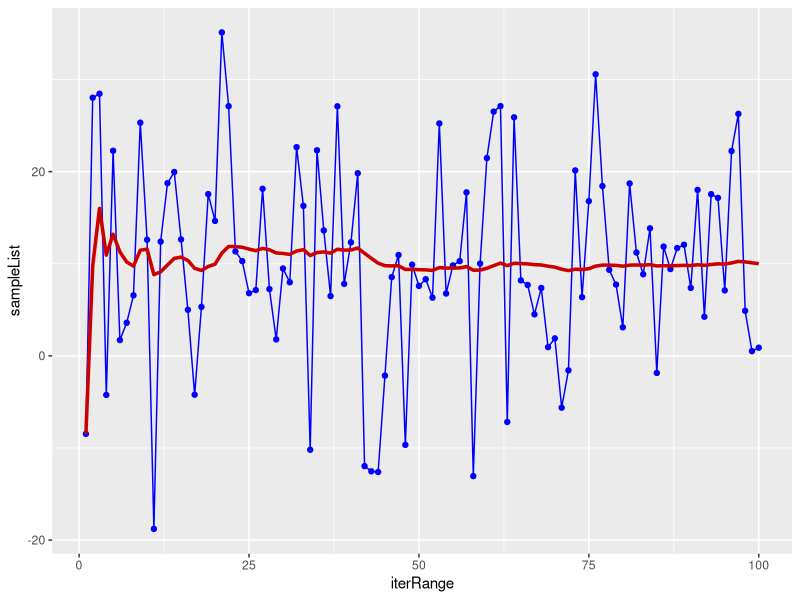
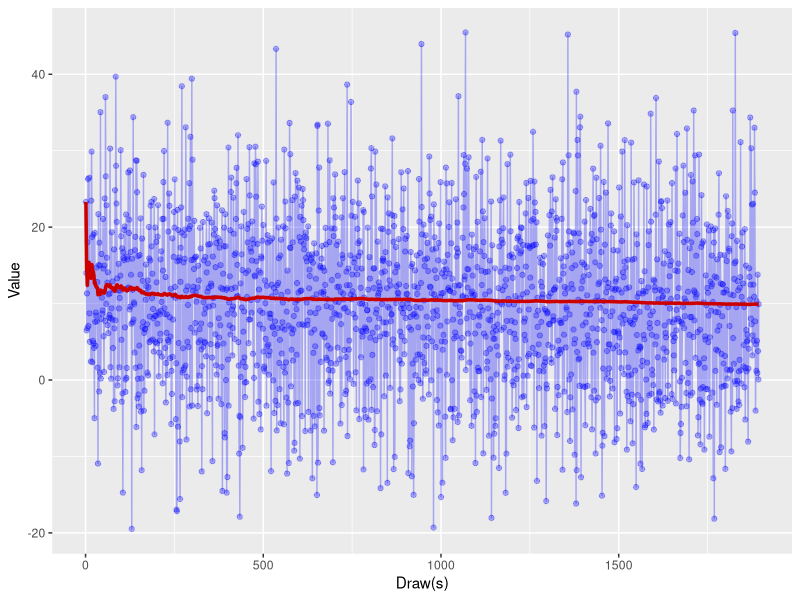
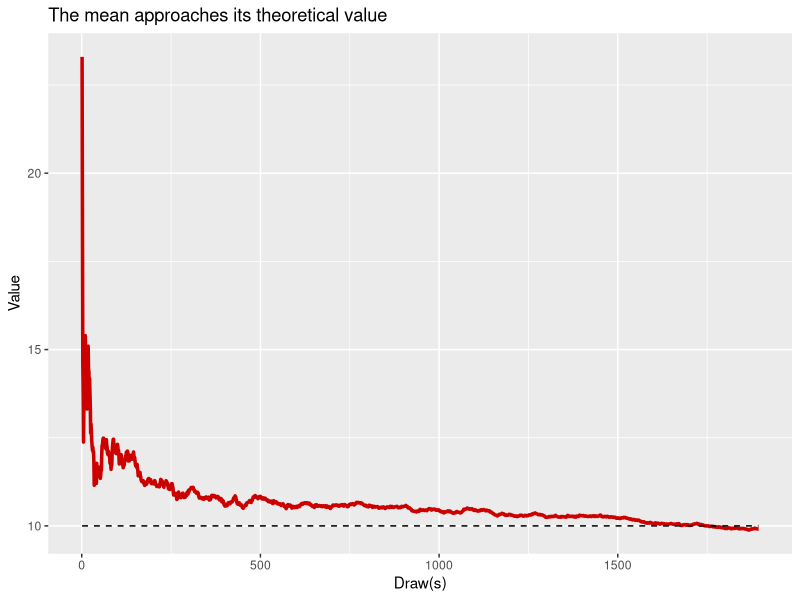
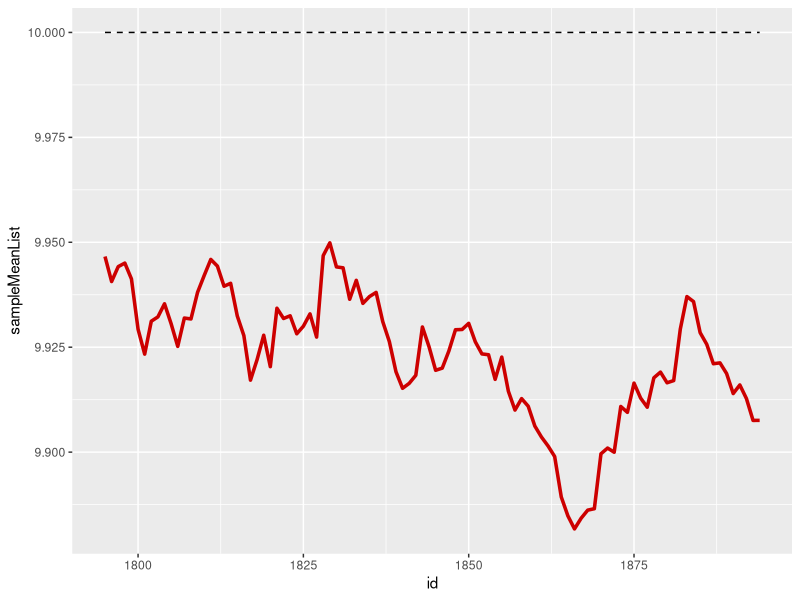
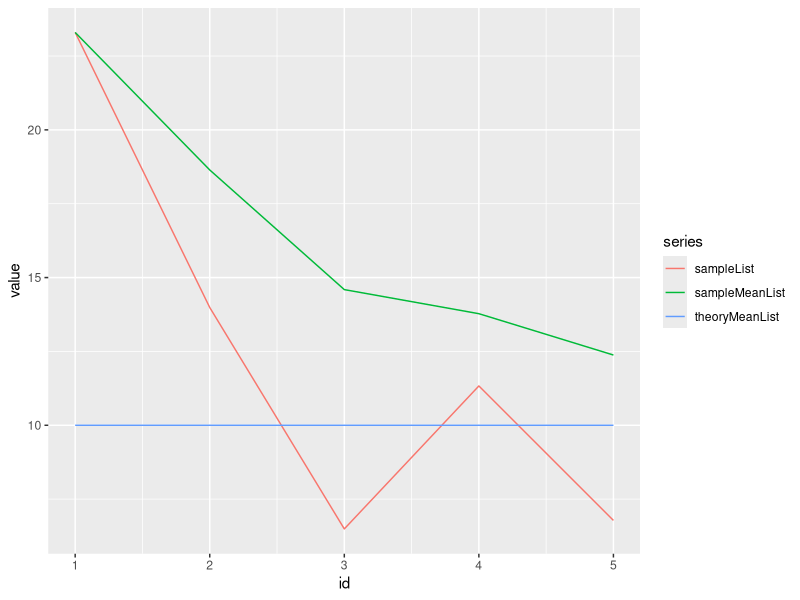
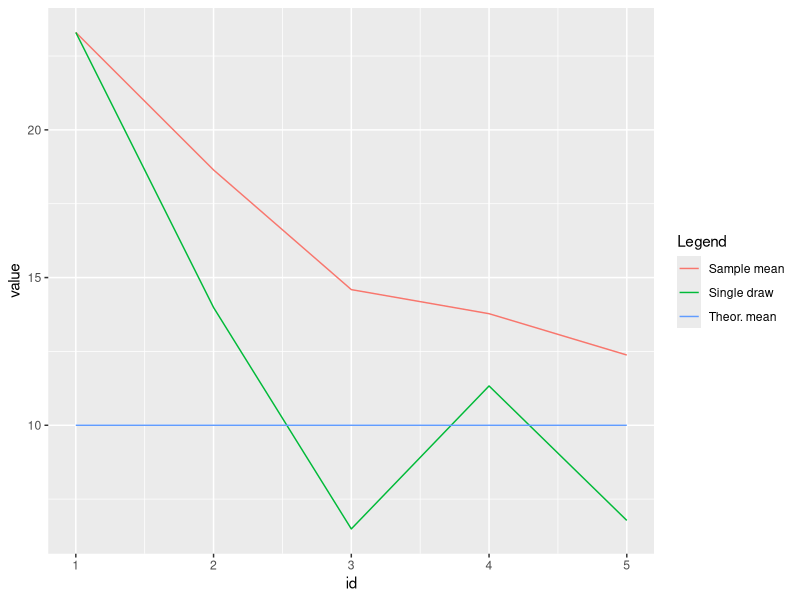
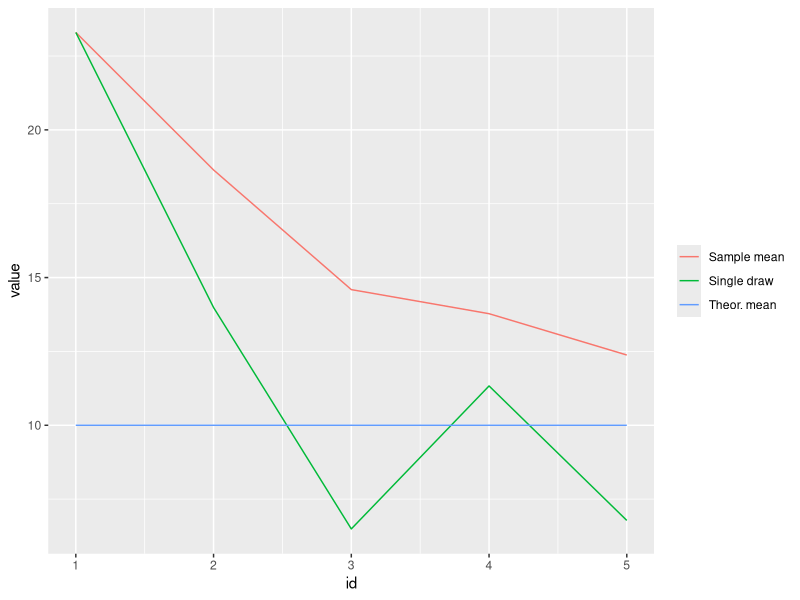
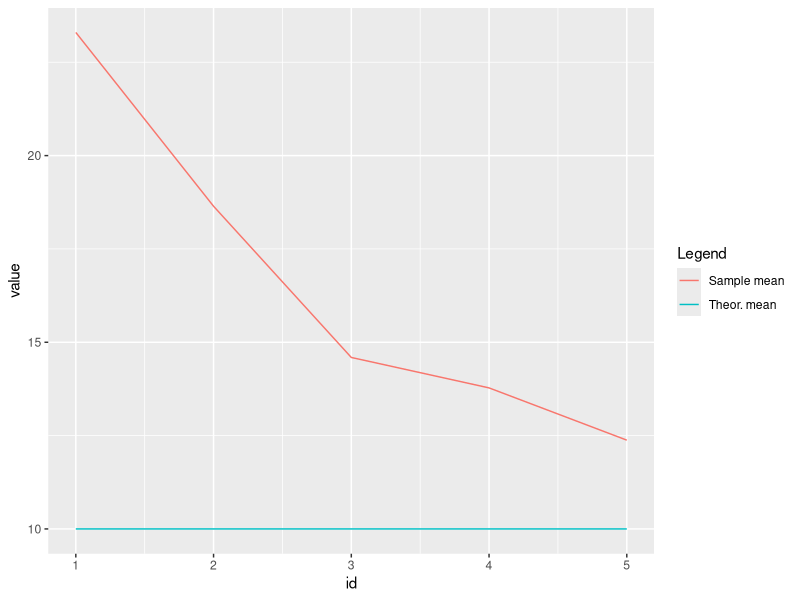

Write the R code that produced these figures, in order.

# Description -----------------------------------------------------

# Machine learning is based on repeating small "learning steps"
# over and over again. We will need a programming structure that
# allows us to do this in an efficient way.

# You have already seen the function sapply that does something similar. 
# But for machine learning, we often want a more transparent way to do 
# iterative steps. In fact we use "loops". 
# Specifically, "for-loops" and "while-loops". In this script, we
# consider how they work


# Header --------------------------------------------------------------

rm(list = ls())

library(tidyverse)


# A for-loop --------------------------------------------------------

# We want to check whether the mean of repeated simulated draws 
# from a normal distribution with a given mean really converges
# to that mean. (In other words, we check the law of large numbers.)


# Here is how you can simulate data
(x = rnorm(1, mean = 10, sd = 1))
# Google to learn what this does exactly!


# Some parameters that we need
theoryMean = 10
iterRange = 1:100


# We need an object that collects the single random draws.

# An empty vector that we are going to fill up
# with randomly drawn numbers (in fact, it's not 
# empty but contains zeros).
sampleList = vector("double", length(iterRange))

# And another vector that we are going to fill up
# with the resulting means:
sampleMeanList = vector("double", length(iterRange))
# In the jargon, this means preallocating an output object.

# Creating some empty (zero) "containers" that are going to
# be filled up in a loop is called "pre-allocation".
# Make sure to always use this when performing heavy
# calculations. It is much more efficient than 
# making an existing vector longer by one element
# at a time!

# So here is how we may perform the loop
for (i in iterRange){
  sampleList[i] = rnorm(1, mean = theoryMean, sd = 10)
  sampleMeanList[i] = mean(sampleList[1:i])
}

X = tibble(iterRange, sampleList, sampleMeanList)
X


# Let's do a quick-and-dirty plot 

ggplot(X) + 
  geom_point(aes(iterRange, sampleList), color = "blue") +
  geom_line(aes(iterRange, sampleList), color = "blue", size = 0.5) + 
  geom_line(aes(iterRange, sampleMeanList), color = "red3", size = 1.2)


# As you see, plotting helps a lot for getting "a picture" what
# you are actually doing...



# A highly inefficient for-loop -------------------------------------------

# Never do this:

sampleList = 0; sampleMeanList = 0

for (i in iterRange){
  x = rnorm(1, mean = 10, sd = 10)
  sampleList = c(sampleList,x)
  sampleMeanList = c(sampleMeanList, mean(sampleList))
}

sampleList; sampleMeanList

# This works fine as long as you run easy stuff. But
# it is extremely inefficient in terms of the inner
# "physical logistics" of the computing process!





# A while loop ------------------------------------------------------------

# Now suppose that we want something different. 
# Not a fixed iterRange, but repeat until 
# a certain condition is met, say the red curve from before
# (the sample mean) does not change any more. In mathematical
# terms, we put a "convergence condition".

# This needs an additional step. We need an 
# initial situation and check whether the condition 
# already holds initially.

# Let's set a maximum number of "iterations", to prevent
# our program for running forever if 
iMax = 100000

# We do not know how many iterations we will actually run,
# so we set our empty containers to a length of iMax
sampleList = vector("double", iMax)
sampleMeanList = vector("double", iMax)
critList = vector("double", iMax)
theoryMeanList = rep(theoryMean, iMax)


i = 1
crit = 1000  # critical value for passing test whether
             # more iterations should be run.
             # Initialize crit at a high number that
             # certainly does not meet the condition

tolX = 1e-6  # if crit meets this value, the loop stops



while (crit > tolX & i<=iMax){
  sampleList[i] = rnorm(1, mean = theoryMean, sd = 10)
  sampleMeanList[i] = mean(sampleList[1:i])
  
  # For the first draw (i=1), there is no "previous" draw.
  # So keep crit at the initial value 
  if (i>1) {
    crit = abs(sampleMeanList[i] - sampleMeanList[i-1])/
      abs(sampleMeanList[i-1])
  }
  
  # What does crit actually measure?
  # Does this remind you of some mathematics?
  
  critList[i] = crit
  
  i = i+ 1
}

# In mathemaical terms, the idea is (somewhat loosely speaking):
# we hope to have a Cauchy sequence, which implies that it converges
# Ask google if you are interested :-)

# Collect the entire output of interest in a dataframe.
# Note that name that is provided to the first column.

Y = tibble(id = 1:iMax, theoryMeanList, sampleList, sampleMeanList, critList)

# Y still contains many zeros. In fact, from the row 
# corresponding to the current 
# value of i on, nothing has been filled. 
# Let's cut Y at that row
Y = Y[1:(i-1), ]

# You could have used filter() here. How?

# inspect the last few rows of Y.
# What can you infer?
tail(Y)





# Plotting the results (template for basic machine learning applications) --------------------


xlab = "Draw(s)"; ylab = "Value"

ggplot(Y) + 
  geom_point(aes(id, sampleList), color = "blue", alpha = 0.3) +
  geom_line(aes(id, sampleList), color = "blue", size = 0.5, alpha = 0.3) + 
  geom_line(aes(id, sampleMeanList), color = "red3", size = 1.2) +
  labs(x = xlab, y = ylab)

# What does this graph show?
# What does the alpha do?



ggplot(Y) + 
  geom_line(aes(id, sampleMeanList), color = "red3", size = 1.2) +
  geom_line(aes(id, theoryMeanList), color = "black", linetype = 2) +
  labs(x = xlab, y = ylab, title = "The mean approaches its theoretical value")
  




# Only the last N observations to study convergence in detail
N = 100

ggplot(tail(Y, N)) + 
  geom_line(aes(id, sampleMeanList), color = "red3", size = 1.2) +
  geom_line(aes(id, theoryMeanList), color = "black", linetype = 2)


# The types of graphs we have here are useful for machine learning.
# There is one catch. So far, it is not easy to create nice legends
# that tell you which line represents what. In the next section
# we look at an elegant way to produce high-quality graphs.



# Sophisticated graphs with informative legends -------------------------------


# Often, in ggplot, the best way to proceed is to bring the data into
# the long format (yes, in the untidy long format...)

# This allows for creating labels for legends etc. You can achieve almost
# everything in this way. 
# Below, we just look at a few examples.

# To get from wide to long, you need the opposite of spread(), 
# which is gather(). Since everything is a bit complex, 
# we first use toy data to work with.


toy = Y[1:5, 1:4]
# What did we do here?
# You can read about subsetting in the book on pp. 300-302.


names(toy)

# The wide-to-long process is somewhat tricky.
# The first argument specifies the columns that
# are going to be stacked on top of each other.
# The respective column names go into the new "key" column.
# (You notice that it is really the reverse of spread()!)
# We call the key column "series". The values in the new long format
# will be in a column with name "Value".


toPlot <- toy %>%
  gather(names(toy)[2:4], key = "series", value = "value")


# The simplest thing we can plot is this:
ggplot(toPlot) +  geom_line(aes(id, value, color = series))

# This looks very ugly, but there is an informative legend,
# something we did not have before!

# Of course, we want the legend to show telling names.
# As we have done before, we create nice telling labels with sapply:

# Inspect the values in the series column...
unique(toPlot$series)


# By now, you know how this works!
toPlot <- toPlot %>%
  mutate(Legend = 
           sapply(series, switch,
                     sampleList = "Single draw",
                     sampleMeanList = "Sample mean",
                     theoryMeanList = "Theor. mean"))


# Now, we can use the color asthetic for creating an appropriate legend
ggplot(toPlot) +  geom_line(aes(id, value, color = Legend))  


# Or without legend title...
ggplot(toPlot) +  geom_line(aes(id, value, color = Legend)) + 
  theme(legend.title=element_blank())


# We still want to make this look nicer, by pickig colors manually
# and selecting specific linetypes.
# Let's look at this with only two series

unique(toPlot$series)

# Select only the columns that we are interested in
toPlot2 <- toPlot %>%
  filter(series %in% c("sampleMeanList", "theoryMeanList"))

ggplot(toPlot2) +  geom_line(aes(id, value, color = Legend))  

# Line type added
ggplot(toPlot2) +  geom_line(aes(id, value, color = Legend, 
                                 linetype = Legend)) 


# More customized; note that we put the aes inside ggplot().
# This saves us to repeat them as arguments in geom_line().
ggplot(toPlot2, aes(id, value)) +
  geom_line(aes(color = Legend))+ 
  
  # Add a manually chosen color scheme
  scale_colour_manual(values = c("red", "black"))


# Manual color and linetype scheme
ggplot(toPlot2, aes(id, value)) +
  geom_line(aes(color = Legend, linetype = Legend))+ 
  scale_colour_manual(values = c("black", "red")) + 
  
  # Here goes the linetype scheme
  scale_linetype_manual(values=c("dotted", "solid"))


# And with a "size" scheme...
ggplot(toPlot2, aes(id, value)) +
  geom_line(aes(color = Legend, linetype = Legend, size = Legend))+ 
  scale_colour_manual(values = c("red", "black")) + 
  scale_linetype_manual(values=c("solid", "dotted")) + 
  
  # Defines thickness of the lines
  scale_size_manual(values=c(1, 0.5))


# Useful links:
# http://www.sthda.com/english/wiki/ggplot2-line-types-how-to-change-line-types-of-a-graph-in-r-software
# http://www.sthda.com/english/wiki/ggplot2-themes-and-background-colors-the-3-elements


# Now that we have played around with the toy data of just the first five
# rows of Y, we can proceed to plot the entire sample.


# A fully-fledge graph ----------------------------------------------------


# In complete analogy to the toy version above

toPlot <- Y %>%
  gather(names(Y)[2:4], key = "series", value = "value")


toPlot <- toPlot %>%
  mutate(Legend = 
           sapply(series, switch,
                  sampleList = "Single draw",
                  sampleMeanList = "Sample mean",
                  theoryMeanList = "Theor. mean"))


toPlot2 <- toPlot %>%
  filter(series %in% c("sampleMeanList", "theoryMeanList"))




# Sample mean and theoretical mean

ggplot(toPlot2, aes(id, value)) +
  geom_line(aes(color = Legend, linetype = Legend, size = Legend))+ 
  scale_colour_manual(values = c("red", "black")) + 
  scale_linetype_manual(values=c("solid", "dotted")) + 
  scale_size_manual(values=c(1, 0.5)) +
  labs(x = "Draw(s)", y = "Value", 
       title = "The mean of a sample approaches its theoretical value") +
  theme_bw() +
  theme(legend.title=element_blank()) 



# With only a limited range in the x and y direction 
# (for closer inspection)

ggplot(toPlot2, aes(id, value)) +
  geom_line(aes(color = Legend, linetype = Legend, size = Legend))+ 
  scale_colour_manual(values = c("red", "black")) + 
  scale_linetype_manual(values=c("solid", "dotted")) + 
  scale_size_manual(values=c(1, 0.5)) + 
  
  # Here goes the x range
  xlim(500, max(toPlot$id)) + 
  ylim(9,11) + 
  labs(x = "Draw(s)", y = "Value", 
       title = "The mean of a sample approaches its theoretical value") +
  theme_bw() +
  theme(legend.title=element_blank()) 

  


# Including the sample draws...


# You don't see much here...
ggplot(toPlot, aes(id, value)) +
  geom_line(aes(color = Legend, linetype = Legend, size = Legend))+ 
  scale_colour_manual(values = c("red", "gray", "black")) + 
  scale_linetype_manual(values=c("solid", "solid", "dotted")) + 
  scale_size_manual(values=c(1, 0.1, 0.1)) + 
  labs(x = "Draw(s)", y = "Value", 
       title = "The mean of a sample approaches its theoretical value") +
  theme_bw() +
  theme(legend.title=element_blank()) 


# So include all the alpha stuff
ggplot(toPlot, aes(id, value)) +
  geom_line(aes(color = Legend, linetype = Legend, size = Legend, alpha = Legend))+ 
  scale_colour_manual(values = c("red", "gray", "black")) + 
  scale_linetype_manual(values=c("solid", "solid", "dotted")) + 
  scale_size_manual(values=c(1, 0.5, 1)) + 
  
  # Note the guide = F argument, without it, the legend looks weird
  scale_alpha_manual(values = c(1, 0.5, 1), guide = F) +
  labs(x = "Draw(s)", y = "Value", 
       title = "The mean of a sample approaches its theoretical value") +
  theme_bw() +
  theme(legend.title=element_blank()) 

 
